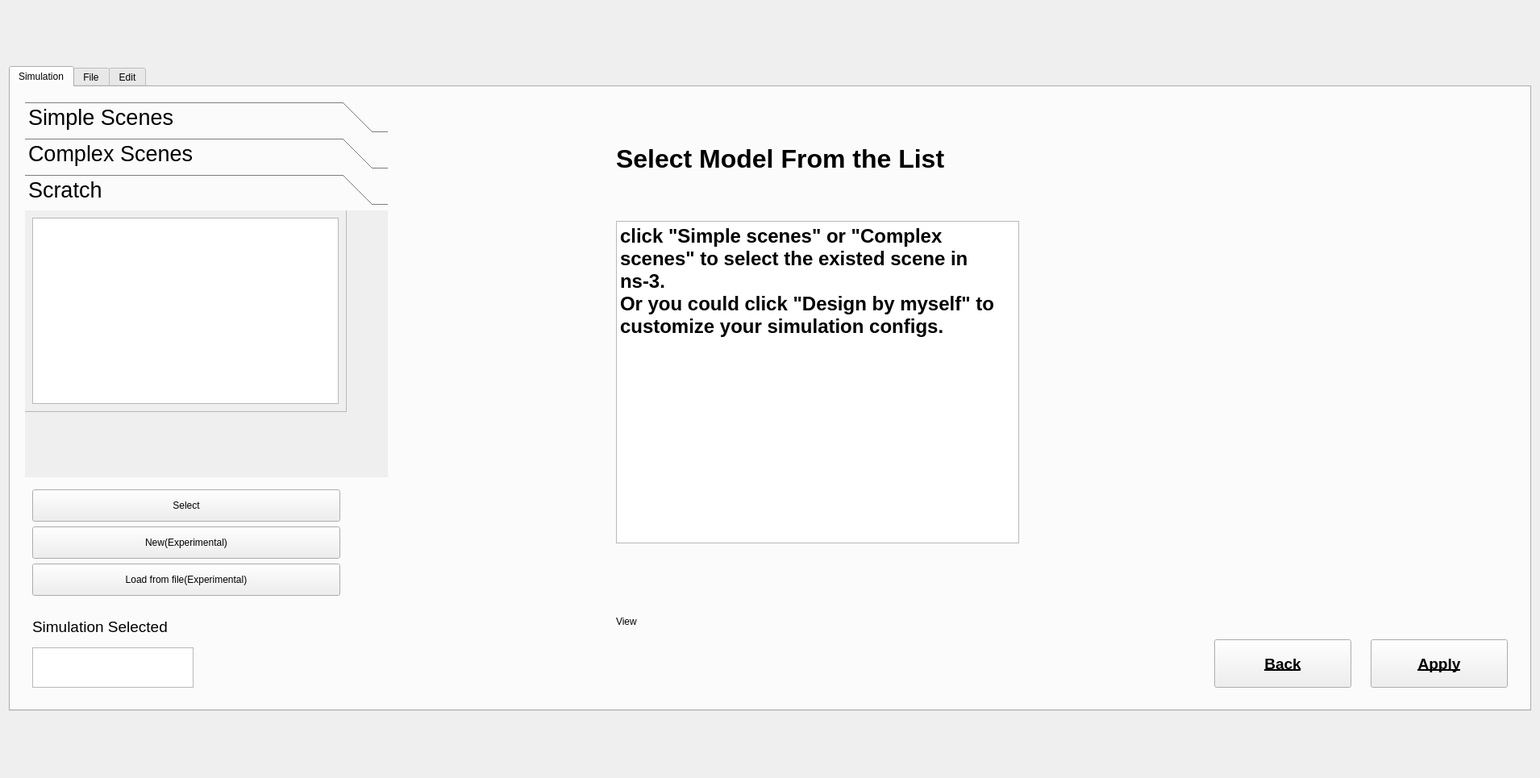
<?xml version="1.0" encoding="UTF-8"?>
<ui version="4.0">
 <class>Page1_model_chose</class>
 <widget class="QWidget" name="Page1_model_chose">
  <property name="geometry">
   <rect>
    <x>0</x>
    <y>0</y>
    <width>1910</width>
    <height>965</height>
   </rect>
  </property>
  <property name="windowTitle">
   <string>Scene Selection</string>
  </property>
  <layout class="QGridLayout" name="gridLayout_2">
   <item row="0" column="0">
    <widget class="QTabWidget" name="tabWidget">
     <property name="sizePolicy">
      <sizepolicy hsizetype="Expanding" vsizetype="Expanding">
       <horstretch>1</horstretch>
       <verstretch>1</verstretch>
      </sizepolicy>
     </property>
     <property name="maximumSize">
      <size>
       <width>16777215</width>
       <height>800</height>
      </size>
     </property>
     <property name="font">
      <font>
       <bold>false</bold>
      </font>
     </property>
     <property name="currentIndex">
      <number>0</number>
     </property>
     <property name="iconSize">
      <size>
       <width>20</width>
       <height>20</height>
      </size>
     </property>
     <widget class="QWidget" name="tab">
      <attribute name="title">
       <string>Simulation</string>
      </attribute>
      <layout class="QHBoxLayout" name="horizontalLayout_3">
       <item>
        <widget class="QWidget" name="widget_21" native="true">
         <property name="minimumSize">
          <size>
           <width>50</width>
           <height>0</height>
          </size>
         </property>
         <property name="maximumSize">
          <size>
           <width>1000</width>
           <height>800</height>
          </size>
         </property>
         <layout class="QVBoxLayout" name="verticalLayout_2">
          <item>
           <widget class="QToolBox" name="toolBox">
            <property name="sizePolicy">
             <sizepolicy hsizetype="Preferred" vsizetype="Preferred">
              <horstretch>3</horstretch>
              <verstretch>3</verstretch>
             </sizepolicy>
            </property>
            <property name="minimumSize">
             <size>
              <width>400</width>
              <height>0</height>
             </size>
            </property>
            <property name="maximumSize">
             <size>
              <width>450</width>
              <height>600</height>
             </size>
            </property>
            <property name="font">
             <font>
              <pointsize>20</pointsize>
              <bold>false</bold>
             </font>
            </property>
            <property name="currentIndex">
             <number>2</number>
            </property>
            <widget class="QWidget" name="page">
             <property name="geometry">
              <rect>
               <x>0</x>
               <y>0</y>
               <width>450</width>
               <height>290</height>
              </rect>
             </property>
             <property name="sizePolicy">
              <sizepolicy hsizetype="Preferred" vsizetype="Preferred">
               <horstretch>1</horstretch>
               <verstretch>1</verstretch>
              </sizepolicy>
             </property>
             <attribute name="label">
              <string>Simple Scenes</string>
             </attribute>
             <widget class="QScrollArea" name="scrollArea">
              <property name="geometry">
               <rect>
                <x>0</x>
                <y>0</y>
                <width>400</width>
                <height>800</height>
               </rect>
              </property>
              <property name="sizePolicy">
               <sizepolicy hsizetype="Expanding" vsizetype="Expanding">
                <horstretch>1</horstretch>
                <verstretch>1</verstretch>
               </sizepolicy>
              </property>
              <property name="minimumSize">
               <size>
                <width>400</width>
                <height>200</height>
               </size>
              </property>
              <property name="maximumSize">
               <size>
                <width>400</width>
                <height>800</height>
               </size>
              </property>
              <property name="widgetResizable">
               <bool>true</bool>
              </property>
              <widget class="QWidget" name="scrollAreaWidgetContents">
               <property name="geometry">
                <rect>
                 <x>0</x>
                 <y>0</y>
                 <width>398</width>
                 <height>400</height>
                </rect>
               </property>
               <property name="sizePolicy">
                <sizepolicy hsizetype="Preferred" vsizetype="Preferred">
                 <horstretch>1</horstretch>
                 <verstretch>1</verstretch>
                </sizepolicy>
               </property>
               <property name="maximumSize">
                <size>
                 <width>400</width>
                 <height>400</height>
                </size>
               </property>
               <layout class="QHBoxLayout" name="horizontalLayout">
                <item>
                 <widget class="QListWidget" name="listWidget">
                  <property name="sizePolicy">
                   <sizepolicy hsizetype="Expanding" vsizetype="Expanding">
                    <horstretch>1</horstretch>
                    <verstretch>1</verstretch>
                   </sizepolicy>
                  </property>
                  <property name="minimumSize">
                   <size>
                    <width>0</width>
                    <height>200</height>
                   </size>
                  </property>
                  <property name="maximumSize">
                   <size>
                    <width>400</width>
                    <height>800</height>
                   </size>
                  </property>
                  <property name="font">
                   <font>
                    <pointsize>18</pointsize>
                    <bold>false</bold>
                   </font>
                  </property>
                  <item>
                   <property name="text">
                    <string>None</string>
                   </property>
                  </item>
                  <item>
                   <property name="text">
                    <string>Tutorial_1</string>
                   </property>
                  </item>
                  <item>
                   <property name="text">
                    <string>Tutorial_2</string>
                   </property>
                  </item>
                  <item>
                   <property name="text">
                    <string>Tutorial_3</string>
                   </property>
                  </item>
                  <item>
                   <property name="text">
                    <string>Tutorial_4</string>
                   </property>
                  </item>
                  <item>
                   <property name="text">
                    <string>Tutorial_5</string>
                   </property>
                  </item>
                  <item>
                   <property name="text">
                    <string>Tutorial_6</string>
                   </property>
                  </item>
                  <item>
                   <property name="text">
                    <string>Tutorial_7</string>
                   </property>
                  </item>
                  <item>
                   <property name="text">
                    <string>Tutorial_8</string>
                   </property>
                  </item>
                  <item>
                   <property name="text">
                    <string>Tutorial_9</string>
                   </property>
                  </item>
                  <item>
                   <property name="text">
                    <string>Tutorial_1</string>
                   </property>
                  </item>
                  <item>
                   <property name="text">
                    <string>Tutorial_1</string>
                   </property>
                  </item>
                  <item>
                   <property name="text">
                    <string>Tutorial_1</string>
                   </property>
                  </item>
                  <item>
                   <property name="text">
                    <string>Tutorial_1</string>
                   </property>
                  </item>
                  <item>
                   <property name="text">
                    <string>Tutorial_1</string>
                   </property>
                  </item>
                  <item>
                   <property name="text">
                    <string>Tutorial_1</string>
                   </property>
                  </item>
                  <item>
                   <property name="text">
                    <string>Tutorial_1</string>
                   </property>
                  </item>
                  <item>
                   <property name="text">
                    <string>Tutorial_1</string>
                   </property>
                  </item>
                  <item>
                   <property name="text">
                    <string>Tutorial_1</string>
                   </property>
                  </item>
                  <item>
                   <property name="text">
                    <string>Tutorial_1</string>
                   </property>
                  </item>
                  <item>
                   <property name="text">
                    <string>df</string>
                   </property>
                  </item>
                  <item>
                   <property name="text">
                    <string>ga</string>
                   </property>
                  </item>
                  <item>
                   <property name="text">
                    <string>gf</string>
                   </property>
                  </item>
                  <item>
                   <property name="text">
                    <string>ag</string>
                   </property>
                  </item>
                  <item>
                   <property name="text">
                    <string>g</string>
                   </property>
                  </item>
                  <item>
                   <property name="text">
                    <string>dfg</string>
                   </property>
                  </item>
                  <item>
                   <property name="text">
                    <string>dg</string>
                   </property>
                  </item>
                  <item>
                   <property name="text">
                    <string>gs</string>
                   </property>
                  </item>
                  <item>
                   <property name="text">
                    <string>hn</string>
                   </property>
                  </item>
                  <item>
                   <property name="text">
                    <string>f</string>
                   </property>
                  </item>
                  <item>
                   <property name="text">
                    <string>hs</string>
                   </property>
                  </item>
                  <item>
                   <property name="text">
                    <string>dhg</string>
                   </property>
                  </item>
                  <item>
                   <property name="text">
                    <string>fdh</string>
                   </property>
                  </item>
                  <item>
                   <property name="text">
                    <string>sg</string>
                   </property>
                  </item>
                  <item>
                   <property name="text">
                    <string>fhsd</string>
                   </property>
                  </item>
                  <item>
                   <property name="text">
                    <string>g</string>
                   </property>
                  </item>
                  <item>
                   <property name="text">
                    <string>afv</string>
                   </property>
                  </item>
                  <item>
                   <property name="text">
                    <string>New Item</string>
                   </property>
                  </item>
                 </widget>
                </item>
               </layout>
              </widget>
             </widget>
            </widget>
            <widget class="QWidget" name="page_2">
             <property name="geometry">
              <rect>
               <x>0</x>
               <y>0</y>
               <width>400</width>
               <height>290</height>
              </rect>
             </property>
             <property name="sizePolicy">
              <sizepolicy hsizetype="Preferred" vsizetype="Preferred">
               <horstretch>1</horstretch>
               <verstretch>1</verstretch>
              </sizepolicy>
             </property>
             <property name="minimumSize">
              <size>
               <width>0</width>
               <height>200</height>
              </size>
             </property>
             <property name="maximumSize">
              <size>
               <width>400</width>
               <height>400</height>
              </size>
             </property>
             <attribute name="label">
              <string>Complex Scenes</string>
             </attribute>
             <widget class="QScrollArea" name="scrollArea_2">
              <property name="geometry">
               <rect>
                <x>0</x>
                <y>0</y>
                <width>400</width>
                <height>400</height>
               </rect>
              </property>
              <property name="sizePolicy">
               <sizepolicy hsizetype="Expanding" vsizetype="Expanding">
                <horstretch>1</horstretch>
                <verstretch>1</verstretch>
               </sizepolicy>
              </property>
              <property name="minimumSize">
               <size>
                <width>0</width>
                <height>0</height>
               </size>
              </property>
              <property name="maximumSize">
               <size>
                <width>400</width>
                <height>400</height>
               </size>
              </property>
              <property name="widgetResizable">
               <bool>true</bool>
              </property>
              <widget class="QWidget" name="scrollAreaWidgetContents_2">
               <property name="geometry">
                <rect>
                 <x>0</x>
                 <y>0</y>
                 <width>398</width>
                 <height>398</height>
                </rect>
               </property>
               <property name="sizePolicy">
                <sizepolicy hsizetype="Preferred" vsizetype="Preferred">
                 <horstretch>1</horstretch>
                 <verstretch>1</verstretch>
                </sizepolicy>
               </property>
               <property name="minimumSize">
                <size>
                 <width>0</width>
                 <height>0</height>
                </size>
               </property>
               <property name="maximumSize">
                <size>
                 <width>400</width>
                 <height>400</height>
                </size>
               </property>
               <layout class="QHBoxLayout" name="horizontalLayout_2">
                <item>
                 <widget class="QListWidget" name="listWidget_2">
                  <property name="sizePolicy">
                   <sizepolicy hsizetype="Expanding" vsizetype="Expanding">
                    <horstretch>1</horstretch>
                    <verstretch>1</verstretch>
                   </sizepolicy>
                  </property>
                  <property name="minimumSize">
                   <size>
                    <width>0</width>
                    <height>0</height>
                   </size>
                  </property>
                  <property name="maximumSize">
                   <size>
                    <width>400</width>
                    <height>400</height>
                   </size>
                  </property>
                  <property name="font">
                   <font>
                    <pointsize>18</pointsize>
                    <bold>false</bold>
                   </font>
                  </property>
                  <item>
                   <property name="text">
                    <string>None</string>
                   </property>
                  </item>
                  <item>
                   <property name="text">
                    <string>RTS test</string>
                   </property>
                  </item>
                  <item>
                   <property name="text">
                    <string>Throughput test</string>
                   </property>
                  </item>
                  <item>
                   <property name="text">
                    <string>CTS test</string>
                   </property>
                  </item>
                  <item>
                   <property name="text">
                    <string>SNR margin test</string>
                   </property>
                  </item>
                  <item>
                   <property name="text">
                    <string>PPDU Collection</string>
                   </property>
                  </item>
                  <item>
                   <property name="text">
                    <string>fd</string>
                   </property>
                  </item>
                  <item>
                   <property name="text">
                    <string>j</string>
                   </property>
                  </item>
                  <item>
                   <property name="text">
                    <string>ghj</string>
                   </property>
                  </item>
                  <item>
                   <property name="text">
                    <string>gs</string>
                   </property>
                  </item>
                  <item>
                   <property name="text">
                    <string>gfdh</string>
                   </property>
                  </item>
                  <item>
                   <property name="text">
                    <string>gf</string>
                   </property>
                  </item>
                  <item>
                   <property name="text">
                    <string>hf</string>
                   </property>
                  </item>
                  <item>
                   <property name="text">
                    <string>h</string>
                   </property>
                  </item>
                  <item>
                   <property name="text">
                    <string>gdfh</string>
                   </property>
                  </item>
                  <item>
                   <property name="text">
                    <string>d</string>
                   </property>
                  </item>
                  <item>
                   <property name="text">
                    <string>hf</string>
                   </property>
                  </item>
                  <item>
                   <property name="text">
                    <string>hf</string>
                   </property>
                  </item>
                  <item>
                   <property name="text">
                    <string>dh</string>
                   </property>
                  </item>
                  <item>
                   <property name="text">
                    <string>ghgfd</string>
                   </property>
                  </item>
                  <item>
                   <property name="text">
                    <string>h</string>
                   </property>
                  </item>
                  <item>
                   <property name="text">
                    <string>New Item</string>
                   </property>
                  </item>
                 </widget>
                </item>
               </layout>
              </widget>
             </widget>
            </widget>
            <widget class="QWidget" name="page_3">
             <property name="geometry">
              <rect>
               <x>0</x>
               <y>0</y>
               <width>400</width>
               <height>290</height>
              </rect>
             </property>
             <property name="minimumSize">
              <size>
               <width>0</width>
               <height>200</height>
              </size>
             </property>
             <property name="maximumSize">
              <size>
               <width>400</width>
               <height>400</height>
              </size>
             </property>
             <attribute name="label">
              <string>Scratch</string>
             </attribute>
             <widget class="QScrollArea" name="scrollArea_3">
              <property name="geometry">
               <rect>
                <x>-1</x>
                <y>-1</y>
                <width>400</width>
                <height>251</height>
               </rect>
              </property>
              <property name="maximumSize">
               <size>
                <width>400</width>
                <height>400</height>
               </size>
              </property>
              <property name="widgetResizable">
               <bool>true</bool>
              </property>
              <widget class="QWidget" name="scrollAreaWidgetContents_3">
               <property name="geometry">
                <rect>
                 <x>0</x>
                 <y>0</y>
                 <width>398</width>
                 <height>249</height>
                </rect>
               </property>
               <layout class="QVBoxLayout" name="verticalLayout_6">
                <item>
                 <widget class="QListWidget" name="listWidget_3">
                  <property name="maximumSize">
                   <size>
                    <width>400</width>
                    <height>400</height>
                   </size>
                  </property>
                  <property name="font">
                   <font>
                    <pointsize>20</pointsize>
                    <bold>false</bold>
                   </font>
                  </property>
                 </widget>
                </item>
               </layout>
              </widget>
             </widget>
            </widget>
           </widget>
          </item>
          <item>
           <widget class="QWidget" name="widget_22" native="true">
            <property name="sizePolicy">
             <sizepolicy hsizetype="Preferred" vsizetype="Preferred">
              <horstretch>1</horstretch>
              <verstretch>1</verstretch>
             </sizepolicy>
            </property>
            <property name="maximumSize">
             <size>
              <width>400</width>
              <height>400</height>
             </size>
            </property>
            <layout class="QVBoxLayout" name="verticalLayout_3">
             <item>
              <widget class="QPushButton" name="pushButton_5">
               <property name="sizePolicy">
                <sizepolicy hsizetype="Minimum" vsizetype="Fixed">
                 <horstretch>1</horstretch>
                 <verstretch>1</verstretch>
                </sizepolicy>
               </property>
               <property name="minimumSize">
                <size>
                 <width>300</width>
                 <height>40</height>
                </size>
               </property>
               <property name="text">
                <string>Select</string>
               </property>
              </widget>
             </item>
             <item>
              <widget class="QPushButton" name="pushButton">
               <property name="minimumSize">
                <size>
                 <width>300</width>
                 <height>40</height>
                </size>
               </property>
               <property name="text">
                <string>New(Experimental)</string>
               </property>
              </widget>
             </item>
             <item>
              <widget class="QPushButton" name="load_button">
               <property name="minimumSize">
                <size>
                 <width>300</width>
                 <height>40</height>
                </size>
               </property>
               <property name="text">
                <string>Load from file(Experimental)</string>
               </property>
              </widget>
             </item>
             <item>
              <widget class="QWidget" name="widget" native="true"/>
             </item>
             <item>
              <widget class="QWidget" name="widget_2" native="true"/>
             </item>
             <item>
              <widget class="QLabel" name="label_2">
               <property name="sizePolicy">
                <sizepolicy hsizetype="Preferred" vsizetype="Preferred">
                 <horstretch>1</horstretch>
                 <verstretch>1</verstretch>
                </sizepolicy>
               </property>
               <property name="minimumSize">
                <size>
                 <width>0</width>
                 <height>40</height>
                </size>
               </property>
               <property name="maximumSize">
                <size>
                 <width>250</width>
                 <height>50</height>
                </size>
               </property>
               <property name="font">
                <font>
                 <pointsize>14</pointsize>
                 <bold>false</bold>
                </font>
               </property>
               <property name="text">
                <string>Simulation Selected</string>
               </property>
              </widget>
             </item>
             <item>
              <widget class="QTextBrowser" name="textBrowser">
               <property name="sizePolicy">
                <sizepolicy hsizetype="Expanding" vsizetype="Expanding">
                 <horstretch>1</horstretch>
                 <verstretch>1</verstretch>
                </sizepolicy>
               </property>
               <property name="maximumSize">
                <size>
                 <width>200</width>
                 <height>50</height>
                </size>
               </property>
               <property name="font">
                <font>
                 <pointsize>14</pointsize>
                 <bold>false</bold>
                </font>
               </property>
              </widget>
             </item>
            </layout>
           </widget>
          </item>
         </layout>
        </widget>
       </item>
       <item>
        <widget class="QWidget" name="widget_20" native="true">
         <property name="sizePolicy">
          <sizepolicy hsizetype="Expanding" vsizetype="Expanding">
           <horstretch>0</horstretch>
           <verstretch>0</verstretch>
          </sizepolicy>
         </property>
         <property name="minimumSize">
          <size>
           <width>0</width>
           <height>0</height>
          </size>
         </property>
         <property name="maximumSize">
          <size>
           <width>800</width>
           <height>800</height>
          </size>
         </property>
         <layout class="QVBoxLayout" name="verticalLayout">
          <item>
           <widget class="QLabel" name="label">
            <property name="sizePolicy">
             <sizepolicy hsizetype="Preferred" vsizetype="Preferred">
              <horstretch>1</horstretch>
              <verstretch>1</verstretch>
             </sizepolicy>
            </property>
            <property name="maximumSize">
             <size>
              <width>16777215</width>
              <height>90</height>
             </size>
            </property>
            <property name="font">
             <font>
              <pointsize>24</pointsize>
              <bold>true</bold>
             </font>
            </property>
            <property name="text">
             <string>Select Model From the List</string>
            </property>
           </widget>
          </item>
          <item>
           <widget class="QTextBrowser" name="textBrowser_2">
            <property name="sizePolicy">
             <sizepolicy hsizetype="Expanding" vsizetype="Expanding">
              <horstretch>1</horstretch>
              <verstretch>1</verstretch>
             </sizepolicy>
            </property>
            <property name="maximumSize">
             <size>
              <width>500</width>
              <height>400</height>
             </size>
            </property>
            <property name="font">
             <font>
              <pointsize>20</pointsize>
              <bold>false</bold>
             </font>
            </property>
            <property name="html">
             <string>&lt;!DOCTYPE HTML PUBLIC &quot;-//W3C//DTD HTML 4.0//EN&quot; &quot;http://www.w3.org/TR/REC-html40/strict.dtd&quot;&gt;
&lt;html&gt;&lt;head&gt;&lt;meta name=&quot;qrichtext&quot; content=&quot;1&quot; /&gt;&lt;meta charset=&quot;utf-8&quot; /&gt;&lt;style type=&quot;text/css&quot;&gt;
p, li { white-space: pre-wrap; }
hr { height: 1px; border-width: 0; }
li.unchecked::marker { content: &quot;\2610&quot;; }
li.checked::marker { content: &quot;\2612&quot;; }
&lt;/style&gt;&lt;/head&gt;&lt;body style=&quot; font-family:'Sans Serif'; font-size:20pt; font-weight:400; font-style:normal;&quot;&gt;
&lt;p style=&quot; margin-top:0px; margin-bottom:0px; margin-left:0px; margin-right:0px; -qt-block-indent:0; text-indent:0px;&quot;&gt;&lt;span style=&quot; font-size:18pt; font-weight:700;&quot;&gt;click &amp;quot;Simple scenes&amp;quot; or &amp;quot;Complex scenes&amp;quot; to select the existed scene in ns-3.&lt;/span&gt;&lt;/p&gt;
&lt;p style=&quot; margin-top:0px; margin-bottom:0px; margin-left:0px; margin-right:0px; -qt-block-indent:0; text-indent:0px;&quot;&gt;&lt;span style=&quot; font-size:18pt; font-weight:700;&quot;&gt;Or you could click &amp;quot;Design by myself&amp;quot; to customize your simulation configs.&lt;/span&gt;&lt;/p&gt;&lt;/body&gt;&lt;/html&gt;</string>
            </property>
           </widget>
          </item>
          <item>
           <widget class="QLabel" name="label_3">
            <property name="maximumSize">
             <size>
              <width>500</width>
              <height>130</height>
             </size>
            </property>
            <property name="text">
             <string>View</string>
            </property>
           </widget>
          </item>
         </layout>
        </widget>
       </item>
       <item>
        <widget class="QWidget" name="widget_23" native="true">
         <property name="sizePolicy">
          <sizepolicy hsizetype="Expanding" vsizetype="Expanding">
           <horstretch>0</horstretch>
           <verstretch>0</verstretch>
          </sizepolicy>
         </property>
         <property name="minimumSize">
          <size>
           <width>0</width>
           <height>0</height>
          </size>
         </property>
         <property name="maximumSize">
          <size>
           <width>400</width>
           <height>800</height>
          </size>
         </property>
         <layout class="QGridLayout" name="gridLayout">
          <item row="0" column="1">
           <widget class="QWidget" name="widget_4" native="true">
            <property name="maximumSize">
             <size>
              <width>200</width>
              <height>800</height>
             </size>
            </property>
            <layout class="QVBoxLayout" name="verticalLayout_5">
             <item>
              <spacer name="verticalSpacer_2">
               <property name="orientation">
                <enum>Qt::Orientation::Vertical</enum>
               </property>
               <property name="sizeHint" stdset="0">
                <size>
                 <width>20</width>
                 <height>40</height>
                </size>
               </property>
              </spacer>
             </item>
             <item>
              <widget class="QPushButton" name="pushButton_3">
               <property name="sizePolicy">
                <sizepolicy hsizetype="Minimum" vsizetype="Fixed">
                 <horstretch>1</horstretch>
                 <verstretch>1</verstretch>
                </sizepolicy>
               </property>
               <property name="maximumSize">
                <size>
                 <width>170</width>
                 <height>60</height>
                </size>
               </property>
               <property name="font">
                <font>
                 <pointsize>14</pointsize>
                 <bold>true</bold>
                 <underline>true</underline>
                </font>
               </property>
               <property name="layoutDirection">
                <enum>Qt::LayoutDirection::LeftToRight</enum>
               </property>
               <property name="text">
                <string>Apply</string>
               </property>
              </widget>
             </item>
            </layout>
           </widget>
          </item>
          <item row="0" column="0">
           <widget class="QWidget" name="widget_3" native="true">
            <property name="maximumSize">
             <size>
              <width>200</width>
              <height>16777215</height>
             </size>
            </property>
            <layout class="QVBoxLayout" name="verticalLayout_4">
             <item>
              <spacer name="verticalSpacer">
               <property name="orientation">
                <enum>Qt::Orientation::Vertical</enum>
               </property>
               <property name="sizeHint" stdset="0">
                <size>
                 <width>20</width>
                 <height>40</height>
                </size>
               </property>
              </spacer>
             </item>
             <item>
              <widget class="QPushButton" name="pushButton_4">
               <property name="sizePolicy">
                <sizepolicy hsizetype="Minimum" vsizetype="Fixed">
                 <horstretch>1</horstretch>
                 <verstretch>1</verstretch>
                </sizepolicy>
               </property>
               <property name="maximumSize">
                <size>
                 <width>170</width>
                 <height>60</height>
                </size>
               </property>
               <property name="font">
                <font>
                 <pointsize>14</pointsize>
                 <bold>true</bold>
                 <underline>true</underline>
                </font>
               </property>
               <property name="text">
                <string>Back</string>
               </property>
              </widget>
             </item>
            </layout>
           </widget>
          </item>
         </layout>
        </widget>
       </item>
      </layout>
     </widget>
     <widget class="QWidget" name="tab_2">
      <attribute name="title">
       <string>File</string>
      </attribute>
     </widget>
     <widget class="QWidget" name="tab_3">
      <attribute name="title">
       <string>Edit</string>
      </attribute>
     </widget>
    </widget>
   </item>
  </layout>
 </widget>
 <resources/>
 <connections/>
</ui>
